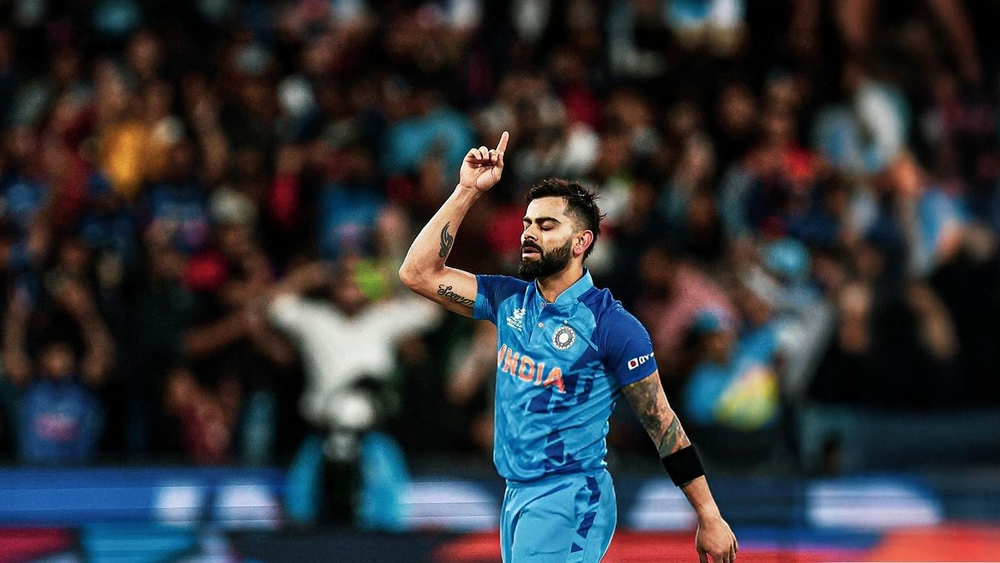
#> input picture download.jpg, 1000 x 563 px, shrunk from 1308 x 736 before the run
$ python masking.py
#> lines starting #> are read from the running program, lines starting #| are printed output that depends on the picture; after the words box and inside, x2 and y2 are one past the last pixel; in counts of white or black regions, pixels touching at a corner belong together
import cv2 as cv
import numpy as np

img = cv.imread('download.jpg')
#> img is the input picture: shape (563, 1000, 3); mean B, G, R 57.7, 52.8, 51.3

blank = np.zeros((img.shape[:2]), dtype = 'uint8')

mask = cv.circle(blank, (img.shape[1]//2 + 100, img.shape[0]//2), 100, 255, thickness=-1)
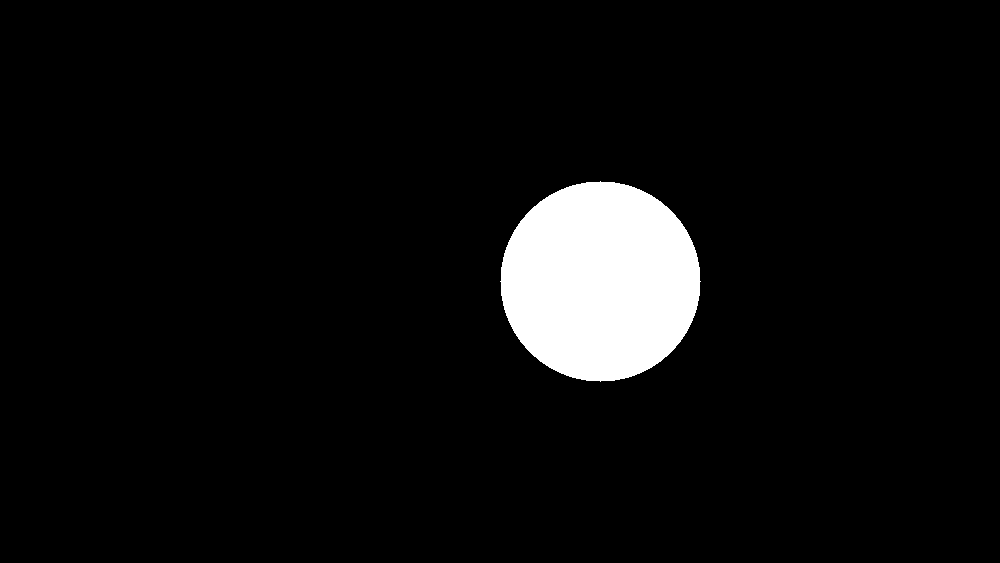
#> blank: shape (563, 1000); 5.6% white; 1 white region, box (x1, y1, x2, y2) and area: (500, 181, 701, 382) 31417

masked = cv.bitwise_and(img, img, mask=mask)
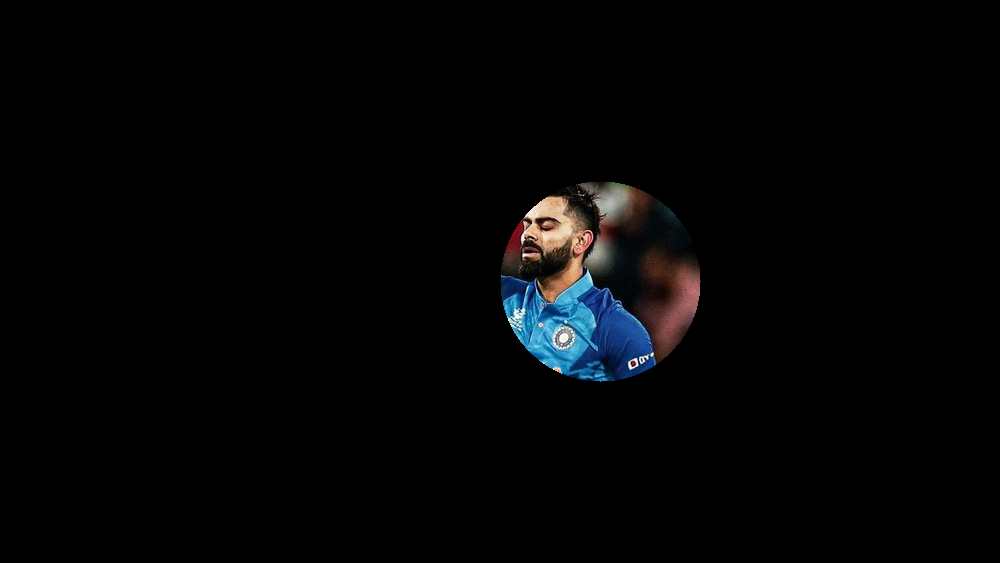
#> masked: shape (563, 1000, 3); mean B, G, R 4.9, 4.2, 3.8
cv.imshow('mask', masked)


cv.waitKey(0)
